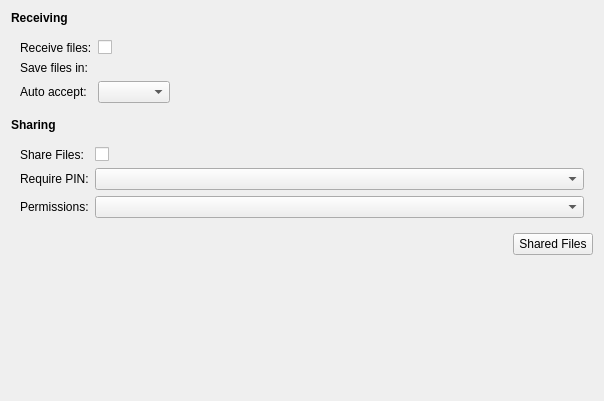
<?xml version="1.0" encoding="UTF-8"?>
<ui version="4.0">
 <class>Transfer</class>
 <widget class="QWidget" name="Transfer">
  <property name="geometry">
   <rect>
    <x>0</x>
    <y>0</y>
    <width>604</width>
    <height>401</height>
   </rect>
  </property>
  <layout class="QVBoxLayout" name="verticalLayout_2">
   <item>
    <widget class="QLabel" name="label_7">
     <property name="text">
      <string>&lt;!DOCTYPE HTML PUBLIC &quot;-//W3C//DTD HTML 4.0//EN&quot; &quot;http://www.w3.org/TR/REC-html40/strict.dtd&quot;&gt;
&lt;html&gt;&lt;head&gt;&lt;meta name=&quot;qrichtext&quot; content=&quot;1&quot; /&gt;&lt;style type=&quot;text/css&quot;&gt;
p, li { white-space: pre-wrap; }
&lt;/style&gt;&lt;/head&gt;&lt;body style=&quot; font-family:'Ubuntu'; font-size:9pt; font-weight:400; font-style:normal;&quot;&gt;
&lt;p style=&quot; margin-top:0px; margin-bottom:0px; margin-left:0px; margin-right:0px; -qt-block-indent:0; text-indent:0px;&quot;&gt;&lt;span style=&quot; font-weight:600;&quot;&gt;Receiving&lt;/span&gt;&lt;/p&gt;&lt;/body&gt;&lt;/html&gt;</string>
     </property>
    </widget>
   </item>
   <item>
    <widget class="QWidget" name="gridWidget" native="true">
     <property name="sizePolicy">
      <sizepolicy hsizetype="Preferred" vsizetype="Preferred">
       <horstretch>0</horstretch>
       <verstretch>0</verstretch>
      </sizepolicy>
     </property>
     <layout class="QFormLayout" name="formLayout">
      <property name="fieldGrowthPolicy">
       <enum>QFormLayout::ExpandingFieldsGrow</enum>
      </property>
      <item row="1" column="0">
       <widget class="QLabel" name="label_2">
        <property name="text">
         <string>Save files in:</string>
        </property>
        <property name="alignment">
         <set>Qt::AlignLeading|Qt::AlignLeft|Qt::AlignVCenter</set>
        </property>
       </widget>
      </item>
      <item row="1" column="1">
       <widget class="KUrlRequester" name="kcfg_saveUrl">
        <property name="sizePolicy">
         <sizepolicy hsizetype="Preferred" vsizetype="Fixed">
          <horstretch>0</horstretch>
          <verstretch>0</verstretch>
         </sizepolicy>
        </property>
        <property name="minimumSize">
         <size>
          <width>400</width>
          <height>0</height>
         </size>
        </property>
        <property name="maximumSize">
         <size>
          <width>16777215</width>
          <height>16777215</height>
         </size>
        </property>
       </widget>
      </item>
      <item row="2" column="0">
       <widget class="QLabel" name="label_3">
        <property name="text">
         <string>Auto accept:</string>
        </property>
        <property name="alignment">
         <set>Qt::AlignLeading|Qt::AlignLeft|Qt::AlignVCenter</set>
        </property>
       </widget>
      </item>
      <item row="2" column="1">
       <widget class="QComboBox" name="kcfg_autoAccept"/>
      </item>
      <item row="0" column="1">
       <widget class="QCheckBox" name="kcfg_enabled">
        <property name="text">
         <string/>
        </property>
       </widget>
      </item>
      <item row="0" column="0">
       <widget class="QLabel" name="label">
        <property name="text">
         <string>Receive files:</string>
        </property>
        <property name="alignment">
         <set>Qt::AlignLeading|Qt::AlignLeft|Qt::AlignVCenter</set>
        </property>
        <property name="buddy">
         <cstring>kcfg_enabled</cstring>
        </property>
       </widget>
      </item>
     </layout>
    </widget>
   </item>
   <item>
    <widget class="QLabel" name="label_8">
     <property name="text">
      <string>&lt;!DOCTYPE HTML PUBLIC &quot;-//W3C//DTD HTML 4.0//EN&quot; &quot;http://www.w3.org/TR/REC-html40/strict.dtd&quot;&gt;
&lt;html&gt;&lt;head&gt;&lt;meta name=&quot;qrichtext&quot; content=&quot;1&quot; /&gt;&lt;style type=&quot;text/css&quot;&gt;
p, li { white-space: pre-wrap; }
&lt;/style&gt;&lt;/head&gt;&lt;body style=&quot; font-family:'Ubuntu'; font-size:9pt; font-weight:400; font-style:normal;&quot;&gt;
&lt;p style=&quot; margin-top:0px; margin-bottom:0px; margin-left:0px; margin-right:0px; -qt-block-indent:0; text-indent:0px;&quot;&gt;&lt;span style=&quot; font-weight:600;&quot;&gt;Sharing&lt;/span&gt;&lt;/p&gt;&lt;/body&gt;&lt;/html&gt;</string>
     </property>
    </widget>
   </item>
   <item>
    <widget class="QWidget" name="gridWidget" native="true">
     <layout class="QFormLayout" name="formLayout_2">
      <item row="0" column="0">
       <widget class="QLabel" name="label_4">
        <property name="text">
         <string>Share Files:</string>
        </property>
        <property name="alignment">
         <set>Qt::AlignLeading|Qt::AlignLeft|Qt::AlignVCenter</set>
        </property>
        <property name="buddy">
         <cstring>kcfg_shareEnabled</cstring>
        </property>
       </widget>
      </item>
      <item row="1" column="0">
       <widget class="QLabel" name="label_5">
        <property name="text">
         <string>Require PIN:</string>
        </property>
        <property name="alignment">
         <set>Qt::AlignLeading|Qt::AlignLeft|Qt::AlignVCenter</set>
        </property>
       </widget>
      </item>
      <item row="1" column="1">
       <widget class="QComboBox" name="kcfg_requirePin"/>
      </item>
      <item row="2" column="0">
       <widget class="QLabel" name="label_6">
        <property name="text">
         <string>Permissions:</string>
        </property>
        <property name="alignment">
         <set>Qt::AlignLeading|Qt::AlignLeft|Qt::AlignVCenter</set>
        </property>
       </widget>
      </item>
      <item row="2" column="1">
       <widget class="QComboBox" name="kcfg_permissions"/>
      </item>
      <item row="0" column="1">
       <widget class="QCheckBox" name="kcfg_shareEnabled">
        <property name="text">
         <string/>
        </property>
       </widget>
      </item>
     </layout>
    </widget>
   </item>
   <item>
    <layout class="QHBoxLayout" name="horizontalLayout">
     <item>
      <spacer name="horizontalSpacer">
       <property name="orientation">
        <enum>Qt::Horizontal</enum>
       </property>
       <property name="sizeHint" stdset="0">
        <size>
         <width>40</width>
         <height>20</height>
        </size>
       </property>
      </spacer>
     </item>
     <item>
      <widget class="KPushButton" name="kpushbutton">
       <property name="text">
        <string>Shared Files</string>
       </property>
      </widget>
     </item>
    </layout>
   </item>
   <item>
    <spacer name="verticalSpacer">
     <property name="orientation">
      <enum>Qt::Vertical</enum>
     </property>
     <property name="sizeHint" stdset="0">
      <size>
       <width>20</width>
       <height>40</height>
      </size>
     </property>
    </spacer>
   </item>
  </layout>
 </widget>
 <customwidgets>
  <customwidget>
   <class>KUrlRequester</class>
   <extends>QFrame</extends>
   <header>kurlrequester.h</header>
  </customwidget>
  <customwidget>
   <class>KPushButton</class>
   <extends>QPushButton</extends>
   <header>kpushbutton.h</header>
  </customwidget>
 </customwidgets>
 <resources/>
 <connections/>
</ui>
